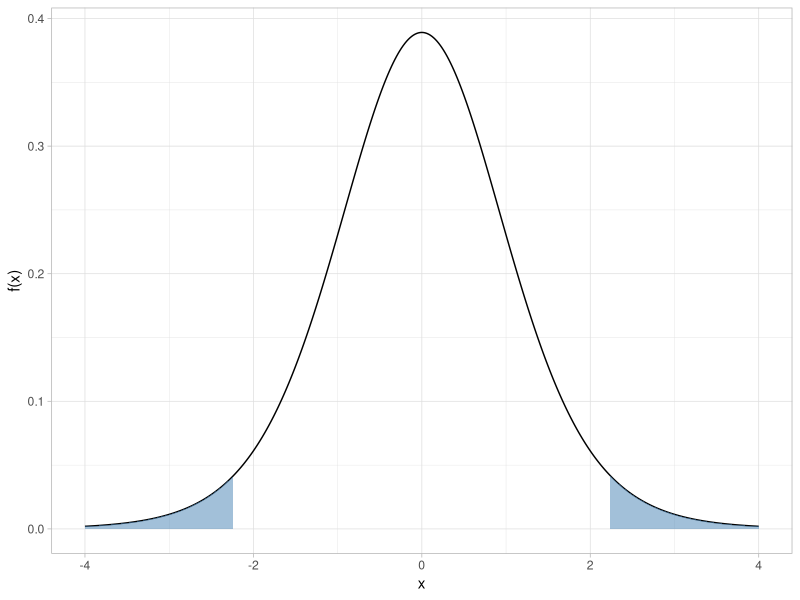

Source code (R):
## ---- chunk 1
#| code-fold: true
#| label: fig-t-distribution-table-shaded
#| fig-cap: "Two-sided test for alpha = 0.05 (t distribution, 10 df)"
#| message: false
library(tidyverse)

df <- 10
crit <- qt(0.975, df)

tibble(x = seq(-4, 4, length.out = 401)) |>
  mutate(y = dt(x, df)) |>
  ggplot(aes(x, y)) +
  geom_line() +
  geom_ribbon(
    data = ~ filter(.x, x >= crit),
    aes(ymin = 0, ymax = y),
    fill = "steelblue", alpha = 0.5
  ) +
  geom_ribbon(
    data = ~ filter(.x, x <= -crit),
    aes(ymin = 0, ymax = y),
    fill = "steelblue", alpha = 0.5
  ) +
  labs(x = "x", y = "f(x)") +
  theme_light()
## ---- chunk 2
#| code-fold: true
#| label: tbl-t-distribution-critical-values
#| message: false
p <- c(0.90, 0.95, 0.975, 0.99, 0.995, 0.999)

crossing(nu = 1:100, p = p) |>
  mutate(t = qt(p, df = nu)) |>
  pivot_wider(names_from = p, values_from = t, names_prefix = "p") |>
  knitr::kable(digits = 3, col.names = c("nu", as.character(p)))
## ---- chunk 3
#| code-fold: true
#| label: tbl-t-distribution-normal-limit
tibble(p = p, `Normal (df = Inf)` = qnorm(p)) |>
  knitr::kable(digits = 3)
